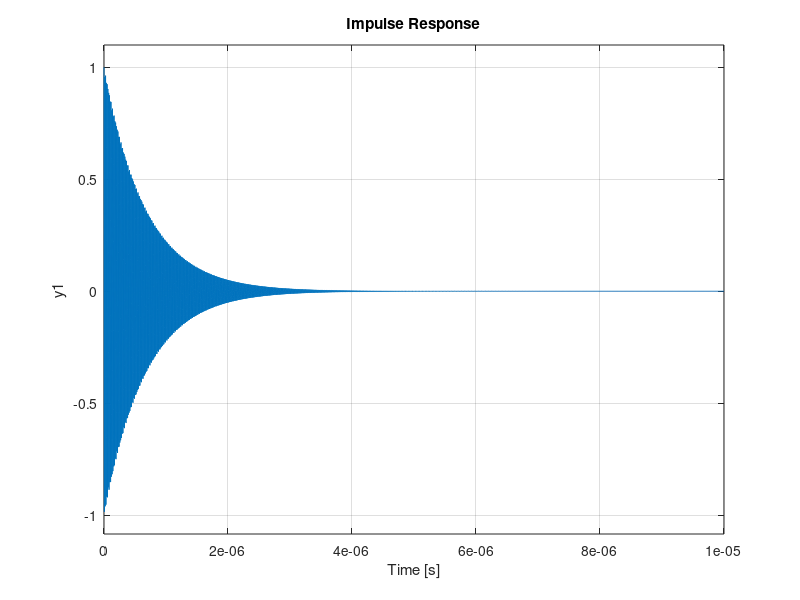

Source code (MATLAB): (Note: this script raises an error after producing the figure.)
close all;
clear all; clc;

fc = 2851.3e6;    % Cavity resonate freq
f_prl = 2856e6;   % PRL freq
wc = 2*pi*fc;
q  = 6000;        % Cavity Q
bw = fc/q;        % Cavity BW
fadc = 357e6;     % ADC sample clock
fs = fc*5.5
% fs is picked to be 34x the ADC clk because a high freq is needed
% for the resolution of the RF signals, but also needs to be an integer
% multiple of the ADC clk speed in order to downsample into a simulated
% sampled IF signal for the algorithm 
Ts = 1/fs;
Tadc = 1/fadc;
flo = 2771e6;     % LO freq

fc_if   = fc - flo;
qcav_if = fc_if/bw;
wcav_if = fc_if*2*pi;


% use state space, lets us do impulse with set magnitude in simulink
% equivalent to transfer function
% t = tf([1], [1 wcav_if/qcav_if wcav_if.^2])

A = [0, 1;
    -wcav_if.^2, -wcav_if/qcav_if];
B = [1; 0];
C = [1 0];
D = [0];

cav_if_ss = ss(A,B,C,D);

figure;
impulse(cav_if_ss, 1e-5)

opts = bodeoptions;
opts.FreqUnits = 'Hz';
figure;
bode(cav_if_ss, opts)


% setup input pulses, simin

pulse_times = (0:1000)*100*21/fadc;
delta_t    = 1e-10*randn(size(pulse_times));
rise_times = pulse_times + delta_t;
pre_rise   = rise_times - 0.5e-9;
fall_times = rise_times + 0.5e-9;

times = [pre_rise; rise_times; fall_times];
times = times(:);
pulse = [zeros(size(pre_rise)); ones(size(rise_times)); zeros(size(fall_times))];
pulse = pulse(:)*1e9;


simin.time = times;
simin.signals.values = pulse;
simin.signals.dimensions=1;


%%
simin_dt.time = rise_times(:);
simin_dt.signals.values = delta_t(:);
simin_dt.signals.dimensions = 1;